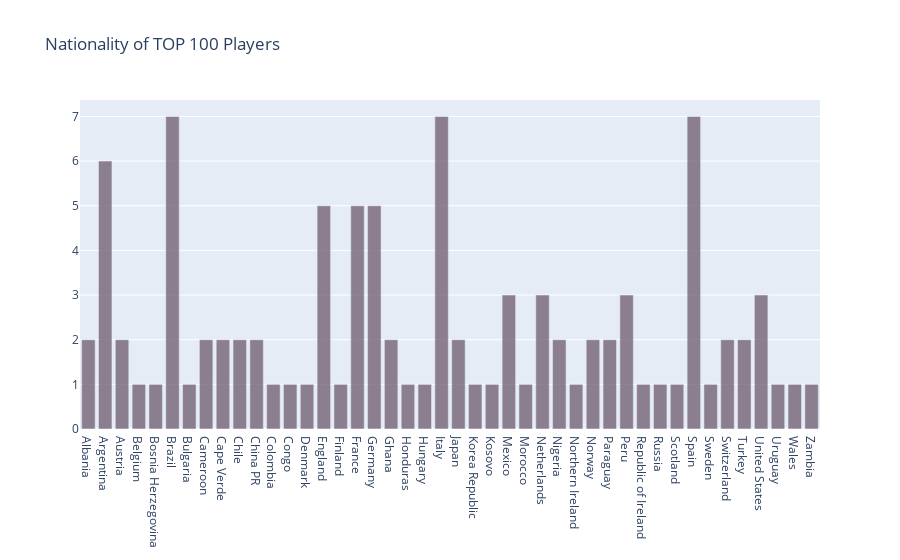

Here is the notebook cell this chart was saved with:
### Code cell
# Histogram for Nationality with TOP 100 players

trace1 = go.Bar(x = x, y = y, name = 'Nationality', opacity = 0.7, marker = dict(color = 'rgb(100, 80, 100)'))
data_a = [trace1]

layout = go.Layout(barmode = "group", title = "Nationality of TOP 100 Players")
fig = go.Figure(data = data_a, layout = layout)
iplot(fig)

### Figure 1 — Plotly figure (JSON) as saved in the notebook; plotly's stock layout.template omitted (floating-point values rounded to 4 significant figures)
{"data": [{"marker": {"color": "rgb(100, 80, 100)"}, "name": "Nationality", "opacity": 0.7, "type": "bar", "x": ["Albania", "Argentina", "Austria", "Belgium", "Bosnia Herzegovina", "Brazil", "Bulgaria", "Cameroon", "Cape Verde", "Chile", "China PR", "Colombia", "Congo", "Denmark", "England", "Finland", "France", "Germany", "Ghana", "Honduras", "Hungary", "Italy", "Japan", "Korea Republic", "Kosovo", "Mexico", "Morocco", "Netherlands", "Nigeria", "Northern Ireland", "Norway", "Paraguay", "Peru", "Republic of Ireland", "Russia", "Scotland", "Spain", "Sweden", "Switzerland", "Turkey", "United States", "Uruguay", "Wales", "Zambia"], "y": [2, 6, 2, 1, 1, 7, 1, 2, 2, 2, 2, 1, 1, 1, 5, 1, 5, 5, 2, 1, 1, 7, 2, 1, 1, 3, 1, 3, 2, 1, 2, 2, 3, 1, 1, 1, 7, 1, 2, 2, 3, 1, 1, 1]}], "layout": {"barmode": "group", "title": {"text": "Nationality of TOP 100 Players"}}}
